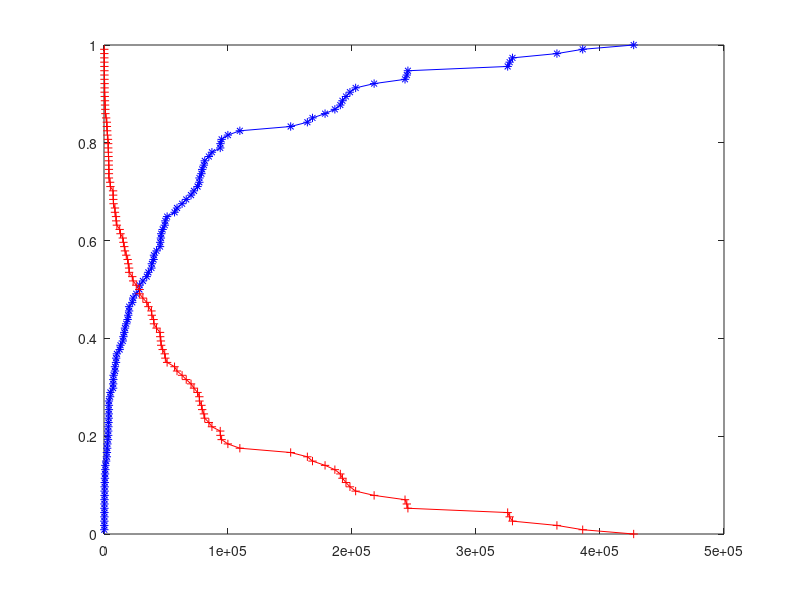

Recreate this plot in MATLAB. (Note: this script raises an error after producing the figure.)
clear all 
close all 
clc 
load interarrivalsNC.txt
[yCDF,t]=cdfcalc(interarrivalsNC);
empTTF = yCDF(2:size(yCDF,1));
empREL = 1 - empTTF;
figure()
plot(t, empTTF, '-*b',t,empREL, '-+r');
xlabempRELel("Time(s)");
ylabel("p");
legend('empTTF','empREL');
